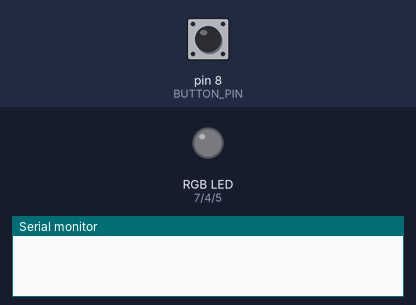
Recording of a program running on a simulated Arduino Uno, built with avr-gcc and run on an emulated ATmega328P. Parts: an RGB LED mixed from three pins (HIGH = lit), the last lines printed to the serial monitor. Inputs (shaded band) come from the test bench; at power-on: pin 8 (BUTTON_PIN) HIGH.

Above: at 1.2 s.
1.3 s: pin 8 (BUTTON_PIN) pulled LOW for 0.15 s
At 2.0 s:
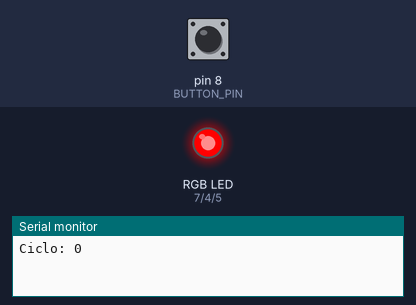
2.9 s: pin 8 (BUTTON_PIN) pulled LOW for 1 s
At 3.2 s:
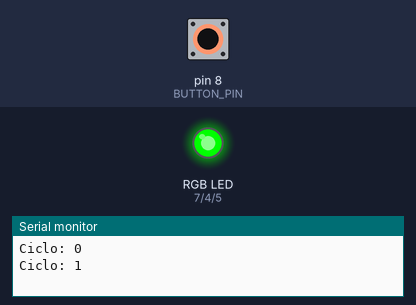
5.4 s: pin 8 (BUTTON_PIN) pulled LOW for 0.15 s
At 6.3 s:
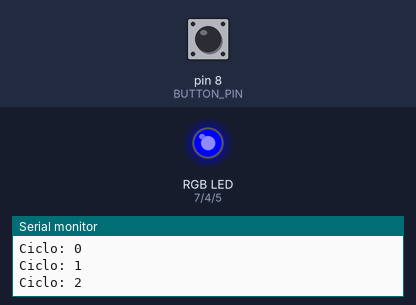
7.0 s: pin 8 (BUTTON_PIN) pulled LOW for 3.2 s
At 7.5 s:
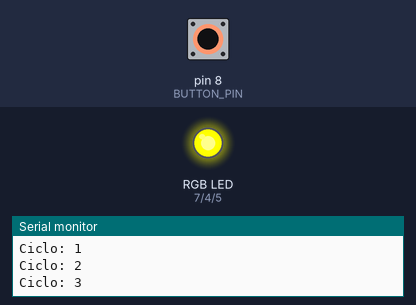
11.7 s: pin 8 (BUTTON_PIN) pulled LOW for 0.15 s
At 12.3 s:
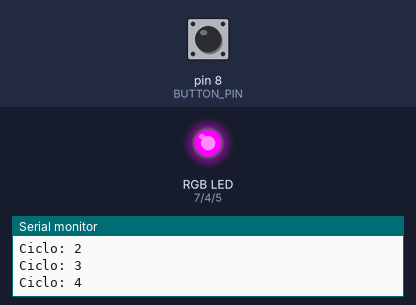
13.3 s: pin 8 (BUTTON_PIN) pulled LOW for 1 s
At 14.7 s:
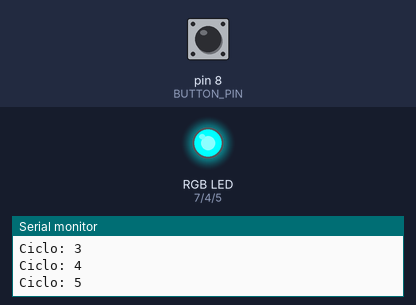
Timing chart, 0 to 16.3 s (numbered marks = the images above; inputs shaded):
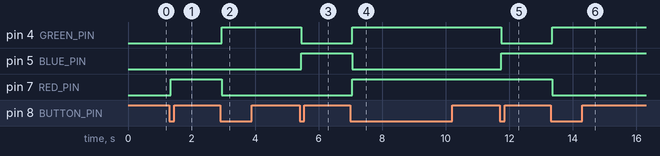

The program:

main.cpp
```cpp
#include <Arduino.h>

// Ajuste os pinos conforme a ligação no seu LED RGB
#define RED_PIN    7
#define GREEN_PIN  4
#define BLUE_PIN   5
#define BUTTON_PIN 8

#define MAX_CICLO 5

int ciclo = 0;
bool ultimoEstadoBotao = HIGH;

void apagarTodos() {
  digitalWrite(RED_PIN, LOW);
  digitalWrite(GREEN_PIN, LOW);
  digitalWrite(BLUE_PIN, LOW);
}

void acenderCor(bool r, bool g, bool b) {
  digitalWrite(RED_PIN, r ? HIGH : LOW);
  digitalWrite(GREEN_PIN, g ? HIGH : LOW);
  digitalWrite(BLUE_PIN, b ? HIGH : LOW);
}

void trocarLed() {
  apagarTodos();
  Serial.print("Ciclo: ");
  Serial.println(ciclo);

  switch (ciclo) {
    case 0: acenderCor(1, 0, 0); break; // Vermelho
    case 1: acenderCor(0, 1, 0); break; // Verde
    case 2: acenderCor(0, 0, 1); break; // Azul
    case 3: acenderCor(1, 1, 0); break; // Amarelo (vermelho + verde)
    case 4: acenderCor(1, 0, 1); break; // Magenta (vermelho + azul)
    case 5: acenderCor(0, 1, 1); break; // Ciano (verde + azul)
  }

  ciclo = (ciclo + 1) % (MAX_CICLO + 1);
}

void setup() {
  pinMode(RED_PIN, OUTPUT);
  pinMode(GREEN_PIN, OUTPUT);
  pinMode(BLUE_PIN, OUTPUT);
  pinMode(BUTTON_PIN, INPUT_PULLUP); // Botão entre pino e GND

  Serial.begin(9600);
  apagarTodos();
}

void loop() {
  bool estadoAtual = digitalRead(BUTTON_PIN);

  if (estadoAtual == LOW && ultimoEstadoBotao == HIGH) {
    delay(50); // debounce
    if (digitalRead(BUTTON_PIN) == LOW) {
      trocarLed();
    }
  }

  ultimoEstadoBotao = estadoAtual;
}
```

Measured:
- after the input at 1.3 s, pin 7 (RED_PIN): LOW → HIGH after 0.05 s
- after the input at 2.9 s, pin 4 (GREEN_PIN): LOW → HIGH after 0.05 s; pin 7 (RED_PIN): HIGH → LOW after 0.05 s
- after the input at 5.4 s, pin 4 (GREEN_PIN): HIGH → LOW after 0.05 s; pin 5 (BLUE_PIN): LOW → HIGH after 0.05 s
- after the input at 7.0 s, pin 4 (GREEN_PIN), pin 7 (RED_PIN): LOW → HIGH after 0.05 s; pin 5 (BLUE_PIN): HIGH → LOW after 0.05 s
- after the input at 11.7 s, pin 4 (GREEN_PIN): HIGH → LOW after 0.05 s; pin 5 (BLUE_PIN): LOW → HIGH after 0.05 s
- after the input at 13.3 s, pin 4 (GREEN_PIN): LOW → HIGH after 0.05 s; pin 7 (RED_PIN): HIGH → LOW after 0.05 s
